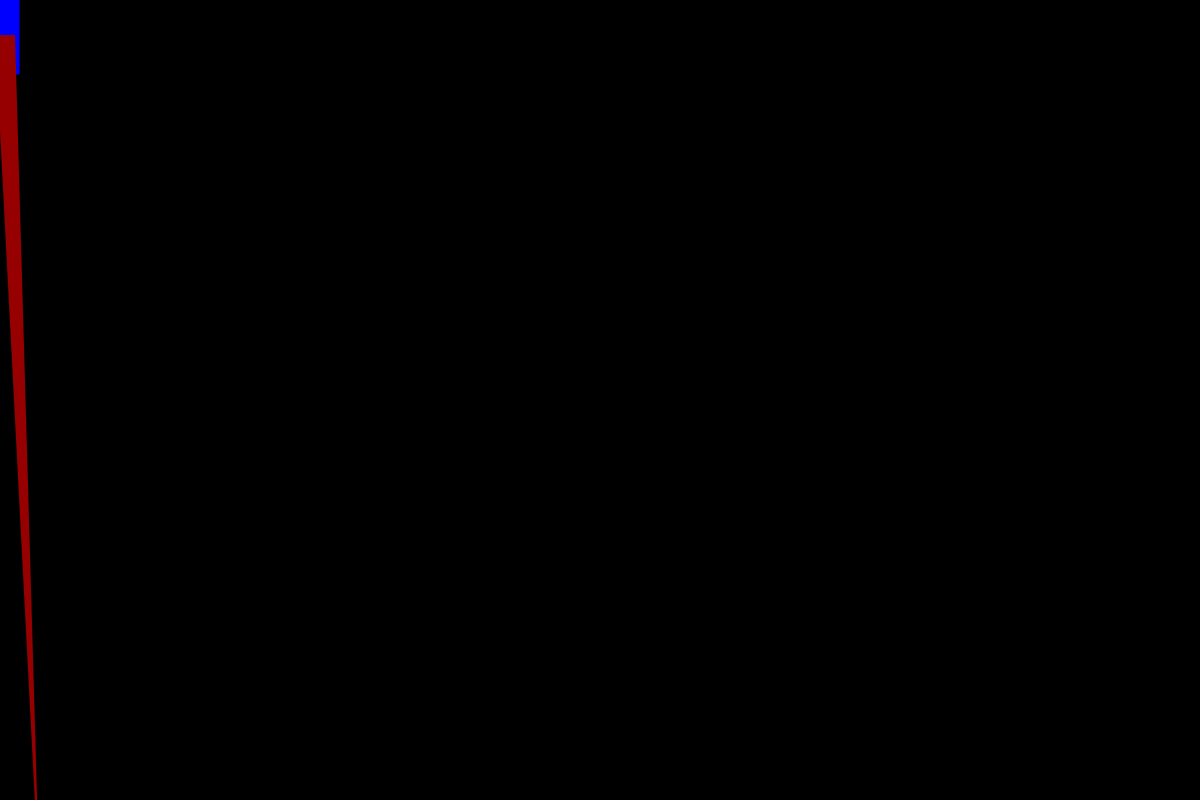
Frame 1 (no input)
Frame 60 (no input): identical to frame 1, image omitted
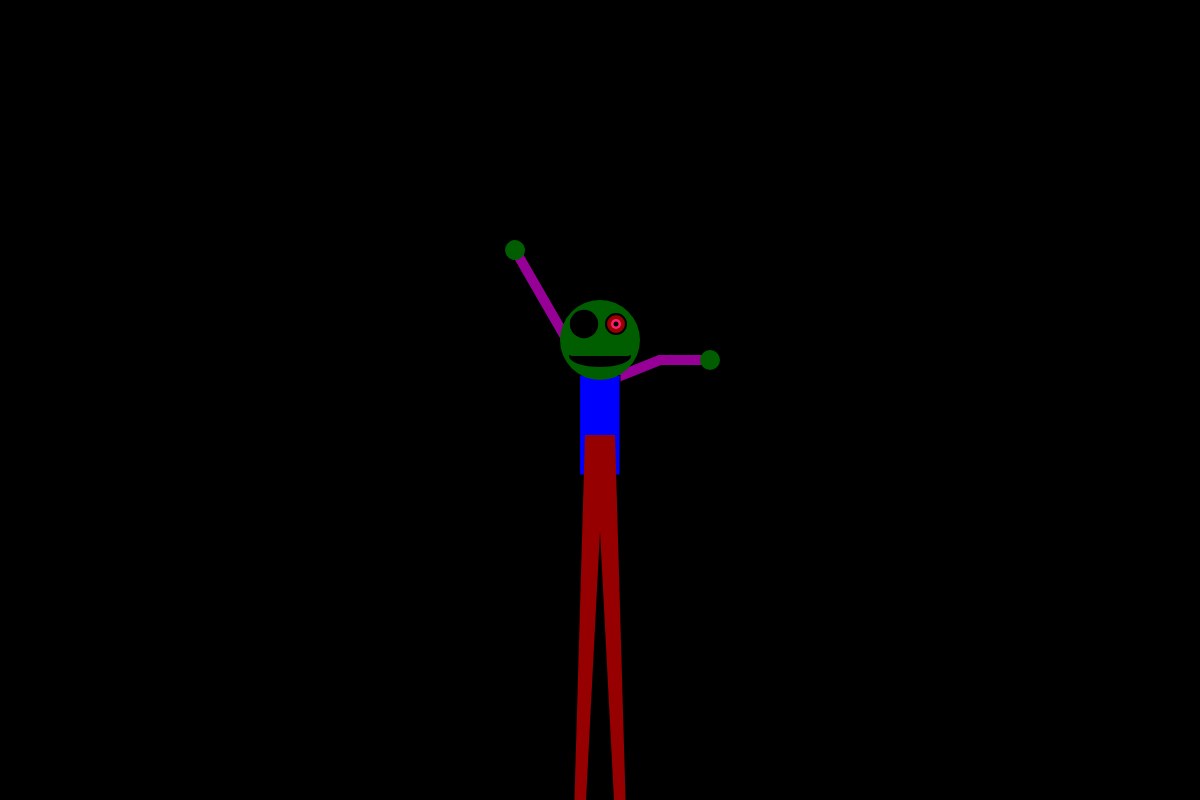
Frame 120 (the mouse pressed at the canvas centre since frame 60)

The p5.js sketch that drew these frames (run headless with seeded random() and noise() and a simulated clock; from frame 60 on, the mouse is pressed at the canvas centre):

// p5.js sketch
// ── sketch.js
/**
 * Happy Halloween
 *
 */

function setup() {
    createCanvas( windowWidth, 800 );
    // creates the canvas
}

let headAngle = 0;
let headRotationRate = 0;
let armAngle = 0;
let headWidth = 80;
let headHeight = 80;

function draw() {
    // erase every frame
    background( 0 );
    // turn the cursor off
    noCursor();

    // UPDATE VALUES
    // base head rotation rate on mouseY pos
    headRotationRate = (mouseY * 0.1) - 20;
    // update head angle,
    // to equal itself plus headRotationRate
    headAngle = headAngle + headRotationRate;
    // set the arm to spin at a constant rate
    armAngle = armAngle - 3;


    // *****************************
    // SANDBOX
    // *****************************
    push();

    // make the person follow the mouse.
    translate( mouseX, mouseY );

    // ARMS
    push();
    // right arm
    strokeWeight( 10 );
    stroke( 'rgb(150, 0, 150)' );
    // draw the spinning forearm
    push();
    // move the position of the arm
    // to facilitate rotation
    translate( 60, -40 );
    // rotate the arm
    rotate( radians(armAngle) );
    // draw the arm
    line( 0, 0, 50, 0 );
    // define and draw a hand-thing
    fill( 'rgb(0, 94, 0)' );
    noStroke();
    ellipse( 50, 0, 20 );
    pop();
    // draw the static upper arm
    line( 10, -20, 60, -40 );

    // left arm
    push();
    // move the center to facilitate rotate
    translate( -10, -20 );
    // rotate, based on mouseX position
    rotate( radians( mouseX) );
    // draw arm and hand
    line( 0, 0, 150, 0);
    fill( 'rgb(0, 94, 0)' );
    noStroke();
    ellipse( 150, 0, 20 );
    pop();
    pop();


    // BODY
    fill( 'rgb(0, 0, 255)' );
    rect( -20, -25, 40, 100 );

    // HEAD
    push();
    noStroke();
    fill( 'rgb(0, 94, 0)' );
    // move center
    translate( 0, -60 );
    // rotate head based on headAngle
    rotate( radians(headAngle) );
    // draw head
    ellipse( 0, 0, headWidth, headHeight );
    stroke(0);
    fill( 0 );
    // eyes
    strokeWeight(2);
    push();
    // draw eyes based on head size
    translate( headWidth * -0.2, headHeight * -0.2 );
    // eyesocket
    ellipse( 0, 0, headWidth * 0.33, headHeight * 0.33 );
    pop();
    push();
    fill( 'rgb(150, 0, 0)' );
    translate( headWidth * 0.2, headHeight * -0.2 );
    ellipse( 0, 0, 20 );
    noStroke();
    fill( 'rgb(255, 31, 111)' );
    ellipse( 0, 0, 10 );
    fill( 0 );
    ellipse( 0, 0, 5 );
    pop();

    // MOUTH
    push();
    fill( 0 );
    arc( 0, headHeight * 0.2, 60, 20, 0, PI );

    pop();
    pop(); // <- END HEAD

    // LEGS
    fill( 'rgb(150, 0, 0)' );
    noStroke();
    // keep legs out off bottom of window
    triangle( -15, 35, 5, 35, -40, height+100 );
    triangle( 15, 35, -5, 35, 40, height+100 );

    pop(); // <- END ZOMBIE

}
